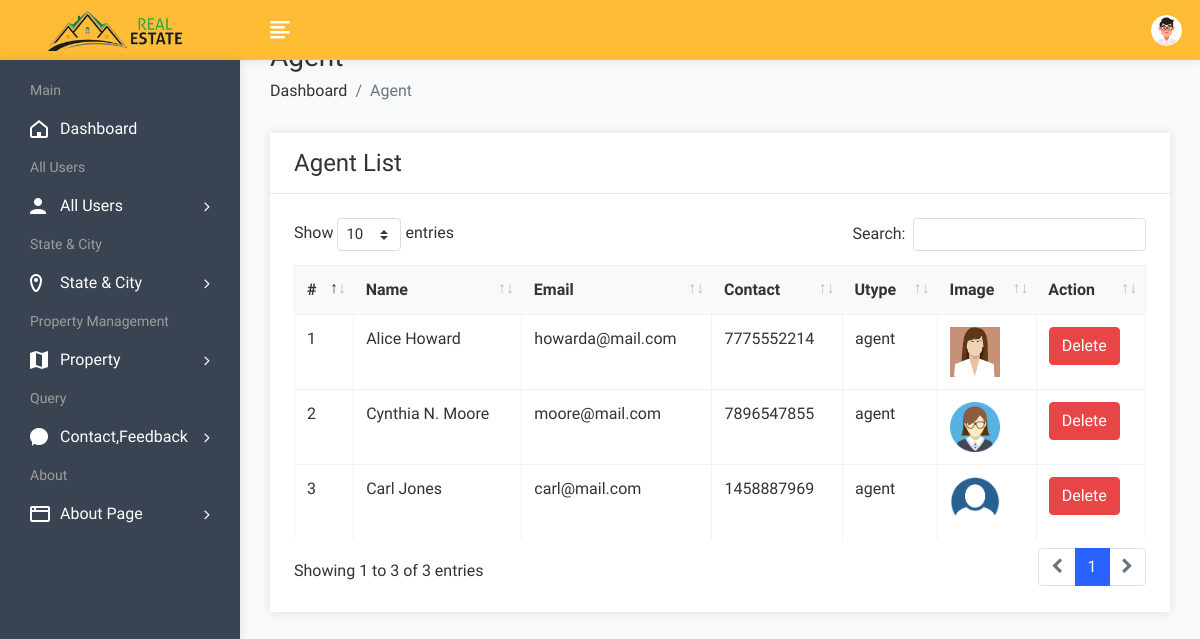
Page /admin/useragent.php (signed in) on the earlier database version.
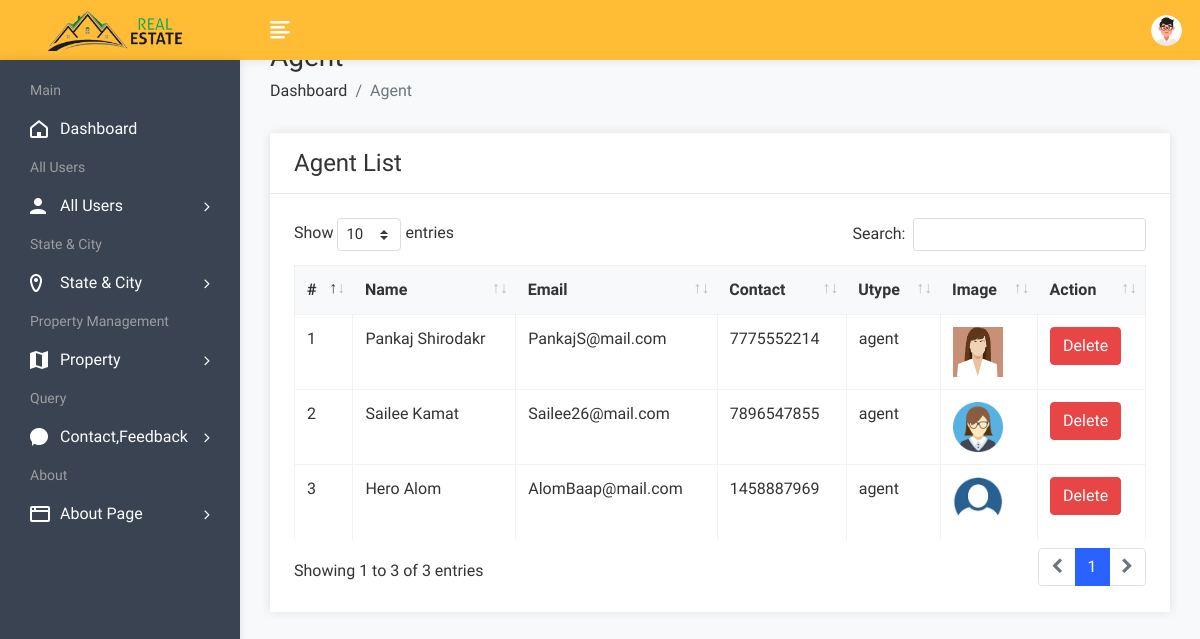
Same page on the later database version.
### tables this page shows
CREATE TABLE `user` (
  `uid` int(50) NOT NULL,
  `uname` varchar(100) NOT NULL,
  `uemail` varchar(100) NOT NULL,
  `uphone` varchar(20) NOT NULL,
  `upass` varchar(50) NOT NULL,
  `utype` varchar(50) NOT NULL,
  `uimage` varchar(300) NULL
);

### admin/useragent.php (the view, shortened to what this page needs)
<!DOCTYPE html>
<html lang="en">
<head>
        <link rel="stylesheet" href="assets/css/bootstrap.min.css">
        <link rel="stylesheet" href="assets/css/font-awesome.min.css">
        <link rel="stylesheet" href="assets/css/feathericon.min.css">
		<link rel="stylesheet" href="assets/plugins/datatables/dataTables.bootstrap4.min.css">
		<link rel="stylesheet" href="assets/plugins/datatables/responsive.bootstrap4.min.css">
		<link rel="stylesheet" href="assets/plugins/datatables/select.bootstrap4.min.css">
		<link rel="stylesheet" href="assets/plugins/datatables/buttons.bootstrap4.min.css">
        <link rel="stylesheet" href="assets/css/style.css">
    </head>
    <body>
				<?php include("header.php"); ?>
            <div class="page-wrapper">
                <div class="content container-fluid">
					<div class="page-header">
						<div class="row">
							<div class="col">
								<h3 class="page-title">Agent</h3>
								<ul class="breadcrumb">
									<li class="breadcrumb-item"><a href="dashboard.php">Dashboard</a></li>
									<li class="breadcrumb-item active">Agent</li>
								</ul>
							</div>
						</div>
					</div>
					<div class="row">
						<div class="col-sm-12">
							<div class="card">
								<div class="card-header">
									<h4 class="card-title">Agent List</h4>
								</div>
								<div class="card-body">
									<table id="basic-datatable" class="table table-bordered table-hover">
                                            <thead>
                                                <tr>
                                                    <th>#</th>
                                                    <th>Name</th>
                                                    <th>Email</th>
                                                    <th>Contact</th>
                                                    <th>Utype</th>
													<th>Image</th>
                                                    <th>Action</th>
                                                </tr>
                                            </thead>
                                            <tbody>
											<?php
												$query=mysqli_query($con,"select * from user where utype='agent'");
												$cnt=1;
												while($row=mysqli_fetch_row($query))
													{
											?>
                                                <tr>
                                                    <td><?php echo $cnt; ?></td>
                                                    <td><?php echo $row['1']; ?></td>
                                                    <td><?php echo $row['2']; ?></td>
                                                    <td><?php echo $row['3']; ?></td>
                                                    <td><?php echo $row['5']; ?></td>
													<td><img src="user/<?php echo $row['6']; ?>" height="50px" width="50px"></td>
                                                    <td><a href="useragentdelete.php?id=<?php echo $row['0']; ?>"><button class="btn btn-danger">Delete</button></a></td>
                                                </tr>
                                                <?php
												$cnt=$cnt+1;
												}
												?>
                                            </tbody>
                                        </table>
								</div>
							</div>
						</div>
					</div>
				</div>
			</div>
    </body>
</html>

Differences in the rows shown:
changed user: uname "Alice Howard" → "Pankaj Shirodakr"; uemail "howarda@mail.com" → "PankajS@mail.com"
changed user: uname "Cynthia N. Moore" → "Sailee Kamat"; uemail "moore@mail.com" → "Sailee26@mail.com"
changed user: uname "Carl Jones" → "Hero Alom"; uemail "carl@mail.com" → "AlomBaap@mail.com"
